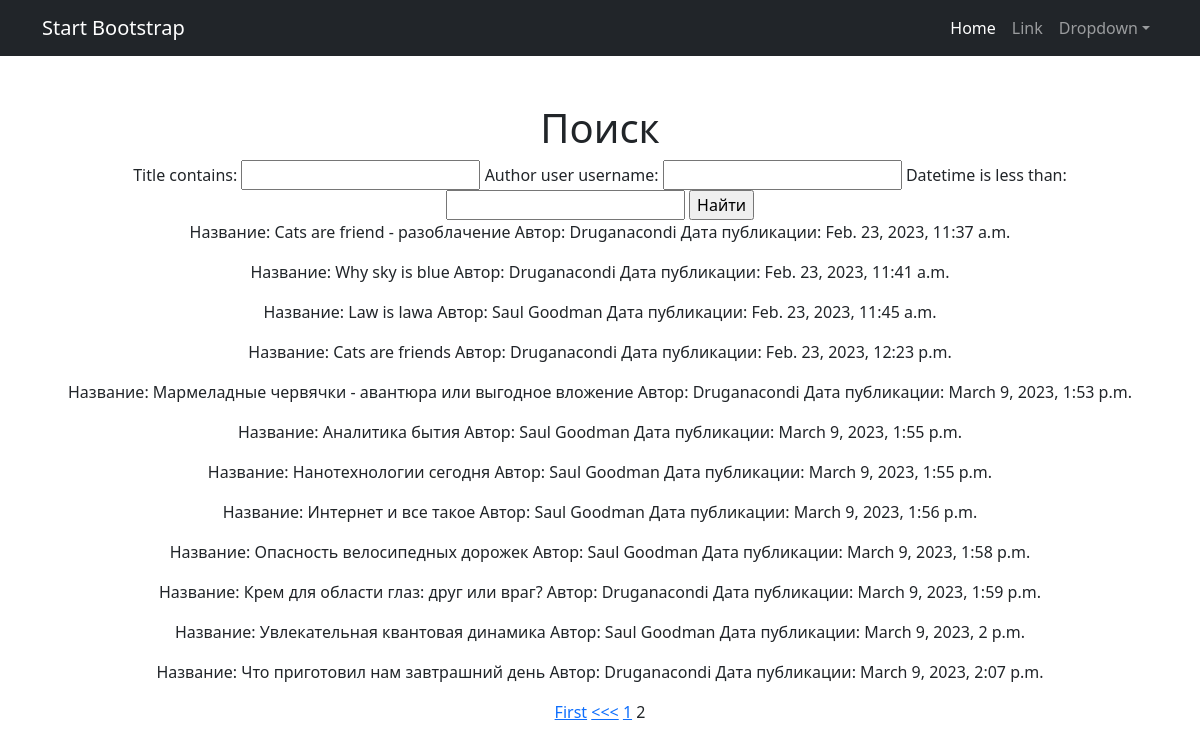
The page /news/search/?page=2 on the database its author committed.
### news/models.py (models this page shows, shortened)
class Post(models.Model):
    article = 'AR'
    news = 'NE'
    TYPE_OF_CONTENT = [
        (article, 'Статья'),
        (news, 'Новость')
    ]
    title = models.CharField(max_length=100) #заголовок статьи/новости;
    text = models.TextField() #текст статьи/новости;
    type_of_content = models.CharField(max_length=2, choices=TYPE_OF_CONTENT, default=news) #поле с выбором — «статья» или «новость»;
    rating = models.IntegerField(default = 0) #рейтинг статьи/новости.
    datetime = models.DateTimeField(auto_now_add=True) #автоматически добавляемая дата и время создания;
    category = models.ManyToManyField(Category, through="PostCategory")
    author = models.ForeignKey(Author, on_delete=models.CASCADE)

class Author(models.Model):
    rating = models.IntegerField(default = 0)
    user = models.OneToOneField(User, on_delete=models.CASCADE)

### news/views.py (the view)
# urls.py: path('search/', NewsListFilt.as_view()),
class NewsListFilt(ListView):
    model = Post
    template_name = 'news/search.html'
    context_object_name = 'news'
    paginate_by = 10
    def get_context_data(self, **kwargs): # забираем отфильтрованные объекты переопределяя метод get_context_data у наследуемого класса (привет, полиморфизм, мы скучали!!!)
        context = super().get_context_data(**kwargs)
        context['filter'] = NewsFilter(self.request.GET, queryset=self.get_queryset()) # вписываем наш фильтр в контекст
        return context

### templates/news/search.html (shortened to what this page needs)
{% extends 'flatpages/default.html' %}
{% load censor %}
{% block content %}
<h1>Поиск</h1>
<form method="GET">
    {{ filter.form }}
    <input type="submit" value="Найти">
</form>
    {% for news in filter.qs %}
           <p> Название: {{ news.title }} Автор: {{ news.author.user.username|title }} Дата публикации: {{ news.datetime }}</p>
    {% endfor %}
    {% if is_paginated %}
    {% if page_obj.has_previous %}
        <a href="?page=1">First</a>
        <a href="?page={{ page_obj.previous_page_number }}"><<<</a>
    {% endif %}
    {% for num in page_obj.paginator.page_range %}
        {% if page_obj.number == num %}
            <a>{{ num }}</a>
        {% elif num > page_obj.number|add:'-3' and num < page_obj.number|add:'3' %}
            <a href="?page={{ num }}">{{ num }}</a>
        {% endif %}
    {% endfor %}
    {% endif %}
{% endblock content %}

### rows shown on the page
Post: title "Cats are friend - разоблачение", author.user.username "Druganacondi", datetime "Feb. 23, 2023, 11:37 a.m."
Post: title "Why sky is blue", author.user.username "Druganacondi", datetime "Feb. 23, 2023, 11:41 a.m."
Post: title "Law is lawa", author.user.username "Saul Goodman", datetime "Feb. 23, 2023, 11:45 a.m."
Post: title "Cats are friends", author.user.username "Druganacondi", datetime "Feb. 23, 2023, 12:23 p.m."
Post: title "Мармеладные червячки - авантюра или выгодное вложение", author.user.username "Druganacondi", datetime "March 9, 2023, 1:53 p.m."
Post: title "Аналитика бытия", author.user.username "Saul Goodman", datetime "March 9, 2023, 1:55 p.m."
Post: title "Нанотехнологии сегодня", author.user.username "Saul Goodman", datetime "March 9, 2023, 1:55 p.m."
Post: title "Интернет и все такое", author.user.username "Saul Goodman", datetime "March 9, 2023, 1:56 p.m."
Post: title "Опасность велосипедных дорожек", author.user.username "Saul Goodman", datetime "March 9, 2023, 1:58 p.m."
Post: title "Крем для области глаз: друг или враг?", author.user.username "Druganacondi", datetime "March 9, 2023, 1:59 p.m."
Post: title "Увлекательная квантовая динамика", author.user.username "Saul Goodman", datetime "March 9, 2023, 2 p.m."
Post: title "Что приготовил нам завтрашний день", author.user.username "Druganacondi", datetime "March 9, 2023, 2:07 p.m."

### other values the page prints
{{ num }} "1"
{{ num }} "2"
